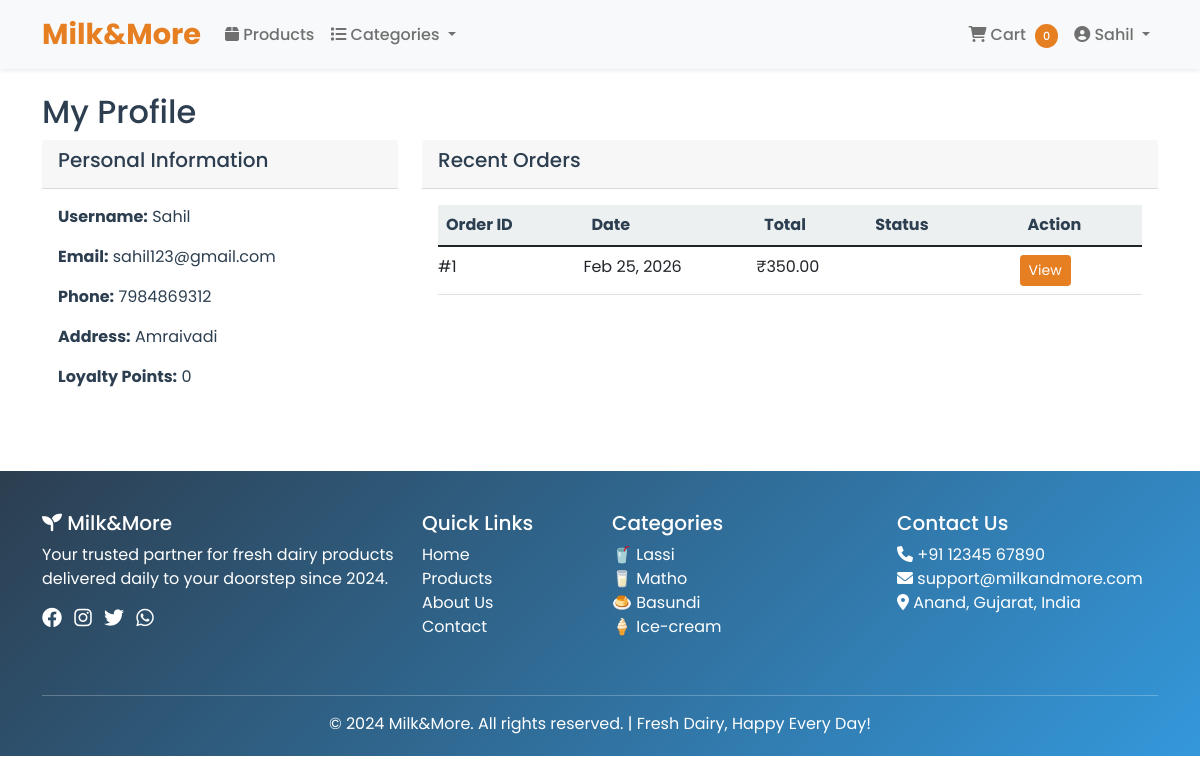
The page /accounts/profile/ (signed in) on the database its author committed.
### accounts/models.py (models this page shows, shortened)
class User(AbstractUser):
    is_customer = models.BooleanField(default=False)
    is_delivery_boy = models.BooleanField(default=False)
    phone_number = models.CharField(max_length=15, blank=True)
    address = models.TextField(blank=True)

class Customer(models.Model):
    user = models.OneToOneField(User, on_delete=models.CASCADE, primary_key=True)
    loyalty_points = models.IntegerField(default=0)
    preferred_delivery_time = models.CharField(max_length=50, blank=True)

### orders/models.py (models this page shows, shortened)
class Order(models.Model):
    STATUS_CHOICES = [
        ('pending', 'Pending'),
        ('confirmed', 'Confirmed'),
        ('preparing', 'Preparing'),
        ('out_for_delivery', 'Out for Delivery'),
        ('delivered', 'Delivered'),
        ('cancelled', 'Cancelled'),
    ]
    user = models.ForeignKey(settings.AUTH_USER_MODEL, on_delete=models.CASCADE)
    delivery_boy = models.ForeignKey(settings.AUTH_USER_MODEL, on_delete=models.SET_NULL, null=True, blank=True, related_name='delivery_orders')
    order_date = models.DateTimeField(auto_now_add=True)
    status = models.CharField(max_length=20, choices=STATUS_CHOICES, default='pending')
    total_amount = models.DecimalField(max_digits=10, decimal_places=2)
    delivery_address = models.TextField()
    delivery_time = models.CharField(max_length=50, blank=True)
    payment_method = models.CharField(max_length=20, default='cod')
    is_paid = models.BooleanField(default=False)

### accounts/views.py (the view)
# urls.py: path('profile/', views.profile, name='profile'),
@login_required
def profile(request):
    user = request.user
    context = {'user': user}
    if user.is_customer:
        customer = Customer.objects.get(user=user)
        orders = user.order_set.all().order_by('-order_date')[:5]
        context['customer'] = customer
        context['orders'] = orders
    return render(request, 'accounts/profile.html', context)

### templates/accounts/profile.html (shortened to what this page needs)
{% extends 'base.html' %}
{% block content %}
<div class="container mt-4">
    <h2>My Profile</h2>
    <div class="row">
        <div class="col-md-4">
            <div class="card">
                <div class="card-header">
                    <h5>Personal Information</h5>
                </div>
                <div class="card-body">
                    <p><strong>Username:</strong> {{ user.username }}</p>
                    <p><strong>Email:</strong> {{ user.email }}</p>
                    <p><strong>Phone:</strong> {{ user.phone_number }}</p>
                    <p><strong>Address:</strong> {{ user.address }}</p>
                    {% if customer %}
                    <p><strong>Loyalty Points:</strong> {{ customer.loyalty_points }}</p>
                    {% endif %}
                </div>
            </div>
        </div>
        <div class="col-md-8">
            <div class="card">
                <div class="card-header">
                    <h5>Recent Orders</h5>
                </div>
                <div class="card-body">
                    {% if orders %}
                    <table class="table">
                        <thead>
                            <tr>
                                <th>Order ID</th>
                                <th>Date</th>
                                <th>Total</th>
                                <th>Status</th>
                                <th>Action</th>
                            </tr>
                        </thead>
                        <tbody>
                            {% for order in orders %}
                            <tr>
                                <td>#{{ order.id }}</td>
                                <td>{{ order.order_date|date:"M d, Y" }}</td>
                                <td>₹{{ order.total_amount }}</td>
                                <td>
                                    <span class="badge bg-{{ order.status }}">
                                    </span>
                                </td>
                                <td>
                                    <a href="{% url 'order_detail' order.id %}" class="btn btn-sm btn-primary">View</a>
                                </td>
                            </tr>
                            {% endfor %}
                        </tbody>
                    </table>
                    {% else %}
                    <p>No orders yet.</p>
                    <a href="{% url 'product_list' %}" class="btn btn-primary">Start Shopping</a>
                    {% endif %}
                </div>
            </div>
        </div>
    </div>
</div>
{% endblock %}

### templates/base.html (shortened to what this page needs)
<!DOCTYPE html>
<html lang="en">
<head>
    <link href="https://cdn.jsdelivr.net/npm/bootstrap@5.1.3/dist/css/bootstrap.min.css" rel="stylesheet">
    <link rel="stylesheet" href="https://cdnjs.cloudflare.com/ajax/libs/font-awesome/6.0.0/css/all.min.css">
    {% load static %}
    <link rel="stylesheet" href="{% static 'css/style.css' %}">
</head>
<body>
    <nav class="navbar navbar-expand-lg navbar-light bg-light shadow-sm">
        <div class="container">
            <a class="navbar-brand" href="/">
                Milk&More
            </a>
            <div class="collapse navbar-collapse" id="navbarNav">
                <ul class="navbar-nav me-auto">
                    <li class="nav-item">
                        <a class="nav-link" href="{% url 'product_list' %}">
                            <i class="fas fa-box"></i> Products
                        </a>
                    </li>
                    <li class="nav-item dropdown">
                        <a class="nav-link dropdown-toggle" href="#" id="categoryDropdown" role="button" data-bs-toggle="dropdown">
                            <i class="fas fa-list"></i> Categories
                        </a>
                    </li>
                </ul>
                <ul class="navbar-nav">
                    {% if user.is_authenticated %}
                        <li class="nav-item">
                            <a class="nav-link" href="{% url 'cart' %}">
                                <i class="fas fa-shopping-cart"></i>
                                Cart
                                <span class="cart-badge" id="cart-count">{{ cart_count|default:0 }}</span>
                            </a>
                        </li>
                        <li class="nav-item dropdown">
                            <a class="nav-link dropdown-toggle" href="#" id="userDropdown" role="button" data-bs-toggle="dropdown">
                                <i class="fas fa-user-circle"></i> {{ user.username }}
                            </a>
                        </li>
                    {% endif %}
                </ul>
            </div>
        </div>
    </nav>
    {% block content %}
    {% endblock %}
    <footer class="footer">
        <div class="container">
            <div class="row">
                <div class="col-lg-4 col-md-6 mb-4">
                    <h5><i class="fas fa-seedling"></i> Milk&More</h5>
                    <p>Your trusted partner for fresh dairy products delivered daily to your doorstep since 2024.</p>
                    <div class="social-links">
                        <a href="#" class="me-2"><i class="fab fa-facebook fa-lg"></i></a>
                        <a href="#" class="me-2"><i class="fab fa-instagram fa-lg"></i></a>
                        <a href="#" class="me-2"><i class="fab fa-twitter fa-lg"></i></a>
                        <a href="#"><i class="fab fa-whatsapp fa-lg"></i></a>
                    </div>
                </div>
                <div class="col-lg-2 col-md-6 mb-4">
                    <h5>Quick Links</h5>
                    <ul class="list-unstyled">
                        <li><a href="/">Home</a></li>
                        <li><a href="{% url 'product_list' %}">Products</a></li>
                        <li><a href="#">About Us</a></li>
                        <li><a href="#">Contact</a></li>
                    </ul>
                </div>
                <div class="col-lg-3 col-md-6 mb-4">
                    <h5>Categories</h5>
                    <ul class="list-unstyled">
                        <li><a href="{% url 'product_list' %}?category=lassi">🥤 Lassi</a></li>
                        <li><a href="{% url 'product_list' %}?category=matho">🥛 Matho</a></li>
                        <li><a href="{% url 'product_list' %}?category=basundi">🍮 Basundi</a></li>
                        <li><a href="{% url 'product_list' %}?category=ice-cream">🍦 Ice-cream</a></li>
                    </ul>
                </div>
                <div class="col-lg-3 col-md-6 mb-4">
                    <h5>Contact Us</h5>
                    <ul class="list-unstyled">
                        <li><i class="fas fa-phone"></i> +91 12345 67890</li>
                        <li><i class="fas fa-envelope"></i> support@milkandmore.com</li>
                        <li><i class="fas fa-map-marker-alt"></i> Anand, Gujarat, India</li>
                    </ul>
                </div>
            </div>
            <hr class="bg-light">
            <div class="text-center">
                <p class="mb-0">&copy; 2024 Milk&More. All rights reserved. | Fresh Dairy, Happy Every Day!</p>
            </div>
        </div>
    </footer>
    {% load static %}
</body>
</html>

### static/css/style.css (style rules this page uses)
:root { --primary-color: #2c3e50; --secondary-color: #e67e22; --success-color: #27ae60; --danger-color: #e74c3c; --light-bg: #ecf0f1; }
body { font-family: 'Segoe UI', Tahoma, Geneva, Verdana, sans-serif; color: var(--primary-color); min-height: 100vh; display: flex; flex-direction: column; }
.navbar { box-shadow: 0 2px 4px rgba(0,0,0,.1); }
.navbar-brand { font-weight: bold; font-size: 1.5rem; color: var(--secondary-color) !important; }
.btn-primary { background-color: var(--secondary-color); border-color: var(--secondary-color); }
#cart-count { font-size: 0.7rem; padding: 0.25rem 0.5rem; }
.table th { background-color: var(--light-bg); color: var(--primary-color); }
footer { margin-top: auto; }
footer a { text-decoration: none; transition: color 0.3s; }
.card { border: none; transition: transform 0.3s, box-shadow 0.3s; }
.badge { font-size: 14px; }
.table td { padding: 8px 0; }

### templates/base.html (style rules this page uses)
body { font-family: 'Poppins', sans-serif; }
.navbar-brand { font-weight: 700; font-size: 1.8rem; color: #2c3e50; }
.nav-link { font-weight: 500; color: #2c3e50; transition: color 0.3s; }
.cart-badge { background-color: #e67e22; color: white; border-radius: 50%; padding: 2px 8px; font-size: 12px; margin-left: 5px; }
.footer { background: linear-gradient(135deg, #2c3e50, #3498db); color: white; padding: 40px 0 20px; margin-top: 50px; }
.footer a { color: white; text-decoration: none; transition: color 0.3s; }

### rows shown on the page
User: username "Sahil", email "sahil123@gmail.com", phone_number "7984869312", address "Amraivadi"
Customer: loyalty_points "0"
Order: id "1", order_date "Feb 25, 2026", total_amount "350.00"

### other values the page prints
{{ cart_count|default:0 }} "0"
